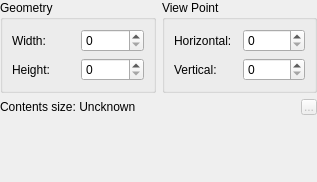
<?xml version="1.0" encoding="UTF-8"?>
<ui version="4.0">
 <class>EWASiteWidgetSettingsDlgUi</class>
 <widget class="QWidget" name="EWASiteWidgetSettingsDlgUi">
  <property name="geometry">
   <rect>
    <x>0</x>
    <y>0</y>
    <width>317</width>
    <height>182</height>
   </rect>
  </property>
  <property name="minimumSize">
   <size>
    <width>0</width>
    <height>0</height>
   </size>
  </property>
  <property name="maximumSize">
   <size>
    <width>16777215</width>
    <height>16777215</height>
   </size>
  </property>
  <property name="baseSize">
   <size>
    <width>0</width>
    <height>108</height>
   </size>
  </property>
  <layout class="QGridLayout" name="gridLayout">
   <property name="margin">
    <number>0</number>
   </property>
   <item row="0" column="0">
    <widget class="QStackedWidget" name="pSiteWidgetSettingsStackedWidget">
     <property name="frameShape">
      <enum>QFrame::NoFrame</enum>
     </property>
     <property name="currentIndex">
      <number>1</number>
     </property>
     <widget class="QWidget" name="pSiteWidgetGeometryPage">
      <layout class="QGridLayout" name="gridLayout_3">
       <property name="margin">
        <number>0</number>
       </property>
       <item row="0" column="0">
        <widget class="QGroupBox" name="groupBox">
         <property name="title">
          <string>Geometry</string>
         </property>
         <layout class="QGridLayout" name="gridLayout_6">
          <item row="0" column="0">
           <widget class="QLabel" name="label">
            <property name="text">
             <string>Width:</string>
            </property>
           </widget>
          </item>
          <item row="0" column="1">
           <widget class="QSpinBox" name="widthSpinBox">
            <property name="toolTip">
             <string>Popup message width (pixels)</string>
            </property>
            <property name="minimum">
             <number>0</number>
            </property>
            <property name="maximum">
             <number>65536</number>
            </property>
            <property name="value">
             <number>265</number>
            </property>
           </widget>
          </item>
          <item row="1" column="0">
           <widget class="QLabel" name="label_2">
            <property name="text">
             <string>Height:</string>
            </property>
           </widget>
          </item>
          <item row="1" column="1">
           <widget class="QSpinBox" name="heigtSpinBox">
            <property name="toolTip">
             <string>Popup message heigth (pixels)</string>
            </property>
            <property name="maximum">
             <number>65536</number>
            </property>
            <property name="value">
             <number>170</number>
            </property>
           </widget>
          </item>
         </layout>
        </widget>
       </item>
       <item row="0" column="1">
        <widget class="QGroupBox" name="groupBox_2">
         <property name="title">
          <string>Position</string>
         </property>
         <layout class="QGridLayout" name="gridLayout_7">
          <property name="sizeConstraint">
           <enum>QLayout::SetMaximumSize</enum>
          </property>
          <item row="0" column="0">
           <widget class="QLabel" name="label_4">
            <property name="text">
             <string>Horizontal:</string>
            </property>
           </widget>
          </item>
          <item row="0" column="1">
           <widget class="QSpinBox" name="scrXSpinBox"/>
          </item>
          <item row="1" column="0">
           <widget class="QLabel" name="label_3">
            <property name="text">
             <string>Vertical:</string>
            </property>
           </widget>
          </item>
          <item row="1" column="1">
           <widget class="QSpinBox" name="scrYSpinBox"/>
          </item>
         </layout>
        </widget>
       </item>
       <item row="1" column="0" colspan="2">
        <widget class="EWASiteWidgetColorManager" name="pXMsgColorManager" native="true"/>
       </item>
       <item row="2" column="0" colspan="2">
        <widget class="QGroupBox" name="groupBox_3">
         <property name="title">
          <string>Always show on Title Bar</string>
         </property>
         <layout class="QHBoxLayout" name="horizontalLayout">
          <property name="spacing">
           <number>2</number>
          </property>
          <property name="margin">
           <number>2</number>
          </property>
          <item>
           <widget class="QCheckBox" name="backCheckBox">
            <property name="text">
             <string/>
            </property>
            <property name="icon">
             <iconset resource="ewa.qrc">
              <normaloff>:/images/skip_backward.png</normaloff>:/images/skip_backward.png</iconset>
            </property>
           </widget>
          </item>
          <item>
           <widget class="QCheckBox" name="refreshCheckBox">
            <property name="toolTip">
             <string>Visibility of &lt;b&gt;Reload&lt;/b&gt;/&lt;b&gt;Stop&lt;/b&gt; button</string>
            </property>
            <property name="text">
             <string/>
            </property>
            <property name="icon">
             <iconset resource="ewa.qrc">
              <normaloff>:/images/refresh.png</normaloff>:/images/refresh.png</iconset>
            </property>
           </widget>
          </item>
          <item>
           <widget class="QCheckBox" name="forwardCheckBox">
            <property name="text">
             <string/>
            </property>
            <property name="icon">
             <iconset resource="ewa.qrc">
              <normaloff>:/images/skip_forward.png</normaloff>:/images/skip_forward.png</iconset>
            </property>
           </widget>
          </item>
          <item>
           <widget class="QCheckBox" name="titleCheckBox">
            <property name="toolTip">
             <string>Visibility of &lt;b&gt;Caption lable&lt;/b&gt;</string>
            </property>
            <property name="text">
             <string>[Title]</string>
            </property>
           </widget>
          </item>
          <item>
           <widget class="QCheckBox" name="stickCheckBox">
            <property name="toolTip">
             <string>Visibility of &lt;b&gt;Stick/Unstick&lt;/b&gt; button</string>
            </property>
            <property name="text">
             <string/>
            </property>
            <property name="icon">
             <iconset resource="ewa.qrc">
              <normaloff>:/images/stick.png</normaloff>:/images/stick.png</iconset>
            </property>
           </widget>
          </item>
          <item>
           <widget class="QCheckBox" name="maxminCheckBox">
            <property name="toolTip">
             <string>Visibility of &lt;b&gt;Max-/Minimize&lt;/b&gt; button</string>
            </property>
            <property name="text">
             <string/>
            </property>
            <property name="icon">
             <iconset resource="ewa.qrc">
              <normaloff>:/images/big.png</normaloff>:/images/big.png</iconset>
            </property>
           </widget>
          </item>
          <item>
           <widget class="QCheckBox" name="closeCheckBox">
            <property name="toolTip">
             <string>Visibility of &lt;b&gt;Close&lt;/b&gt; button</string>
            </property>
            <property name="text">
             <string/>
            </property>
            <property name="icon">
             <iconset resource="ewa.qrc">
              <normaloff>:/images/close.png</normaloff>:/images/close.png</iconset>
            </property>
           </widget>
          </item>
         </layout>
        </widget>
       </item>
       <item row="3" column="0">
        <spacer name="verticalSpacer_2">
         <property name="orientation">
          <enum>Qt::Vertical</enum>
         </property>
         <property name="sizeHint" stdset="0">
          <size>
           <width>20</width>
           <height>40</height>
          </size>
         </property>
        </spacer>
       </item>
      </layout>
     </widget>
     <widget class="QWidget" name="pWebViewGeometryPage">
      <layout class="QGridLayout" name="gridLayout_4">
       <property name="margin">
        <number>0</number>
       </property>
       <item row="0" column="0">
        <widget class="QGroupBox" name="groupBox_4">
         <property name="sizePolicy">
          <sizepolicy hsizetype="Expanding" vsizetype="Expanding">
           <horstretch>0</horstretch>
           <verstretch>0</verstretch>
          </sizepolicy>
         </property>
         <property name="minimumSize">
          <size>
           <width>0</width>
           <height>0</height>
          </size>
         </property>
         <property name="maximumSize">
          <size>
           <width>16777215</width>
           <height>16777215</height>
          </size>
         </property>
         <property name="toolTip">
          <string>Page view size - like as browser window size</string>
         </property>
         <property name="title">
          <string>Geometry</string>
         </property>
         <layout class="QGridLayout" name="gridLayout_2">
          <property name="sizeConstraint">
           <enum>QLayout::SetMaximumSize</enum>
          </property>
          <item row="0" column="0">
           <widget class="QLabel" name="label_8">
            <property name="text">
             <string>Width:</string>
            </property>
           </widget>
          </item>
          <item row="0" column="1">
           <widget class="QSpinBox" name="pageWidthSpinBox">
            <property name="minimum">
             <number>0</number>
            </property>
            <property name="maximum">
             <number>65536</number>
            </property>
           </widget>
          </item>
          <item row="1" column="0">
           <widget class="QLabel" name="label_9">
            <property name="text">
             <string>Height:</string>
            </property>
           </widget>
          </item>
          <item row="1" column="1">
           <widget class="QSpinBox" name="pageHeightSpinBox">
            <property name="minimum">
             <number>0</number>
            </property>
            <property name="maximum">
             <number>65536</number>
            </property>
           </widget>
          </item>
         </layout>
        </widget>
       </item>
       <item row="0" column="1">
        <widget class="QGroupBox" name="groupBox_5">
         <property name="sizePolicy">
          <sizepolicy hsizetype="Expanding" vsizetype="Expanding">
           <horstretch>0</horstretch>
           <verstretch>0</verstretch>
          </sizepolicy>
         </property>
         <property name="minimumSize">
          <size>
           <width>0</width>
           <height>0</height>
          </size>
         </property>
         <property name="maximumSize">
          <size>
           <width>16777215</width>
           <height>16777215</height>
          </size>
         </property>
         <property name="toolTip">
          <string>Position of shown page region</string>
         </property>
         <property name="title">
          <string>View Point</string>
         </property>
         <layout class="QGridLayout" name="gridLayout_5">
          <property name="sizeConstraint">
           <enum>QLayout::SetMaximumSize</enum>
          </property>
          <item row="0" column="0">
           <widget class="QLabel" name="label_10">
            <property name="text">
             <string>Horizontal:</string>
            </property>
           </widget>
          </item>
          <item row="0" column="1">
           <widget class="QSpinBox" name="msgXSpinBox"/>
          </item>
          <item row="1" column="0">
           <widget class="QLabel" name="label_11">
            <property name="text">
             <string>Vertical:</string>
            </property>
           </widget>
          </item>
          <item row="1" column="1">
           <widget class="QSpinBox" name="msgYSpinBox"/>
          </item>
         </layout>
        </widget>
       </item>
       <item row="1" column="0" colspan="2">
        <layout class="QHBoxLayout" name="horizontalLayout_2">
         <property name="sizeConstraint">
          <enum>QLayout::SetMaximumSize</enum>
         </property>
         <item>
          <widget class="QLabel" name="contentsSizeLabel">
           <property name="text">
            <string>Contents size: Uncknown</string>
           </property>
          </widget>
         </item>
         <item>
          <widget class="QToolButton" name="adjustSizeButton">
           <property name="enabled">
            <bool>false</bool>
           </property>
           <property name="minimumSize">
            <size>
             <width>16</width>
             <height>16</height>
            </size>
           </property>
           <property name="maximumSize">
            <size>
             <width>16</width>
             <height>16</height>
            </size>
           </property>
           <property name="toolTip">
            <string>Adjust size</string>
           </property>
           <property name="text">
            <string>...</string>
           </property>
           <property name="icon">
            <iconset resource="ewa.qrc">
             <normaloff>:/images/accept.png</normaloff>:/images/accept.png</iconset>
           </property>
          </widget>
         </item>
        </layout>
       </item>
       <item row="2" column="0">
        <spacer name="verticalSpacer">
         <property name="orientation">
          <enum>Qt::Vertical</enum>
         </property>
         <property name="sizeHint" stdset="0">
          <size>
           <width>20</width>
           <height>40</height>
          </size>
         </property>
        </spacer>
       </item>
      </layout>
     </widget>
    </widget>
   </item>
  </layout>
 </widget>
 <customwidgets>
  <customwidget>
   <class>EWASiteWidgetColorManager</class>
   <extends>QWidget</extends>
   <header>ewa_sitewidgetcolormanager.h</header>
   <container>1</container>
  </customwidget>
 </customwidgets>
 <resources>
  <include location="ewa.qrc"/>
 </resources>
 <connections/>
</ui>
